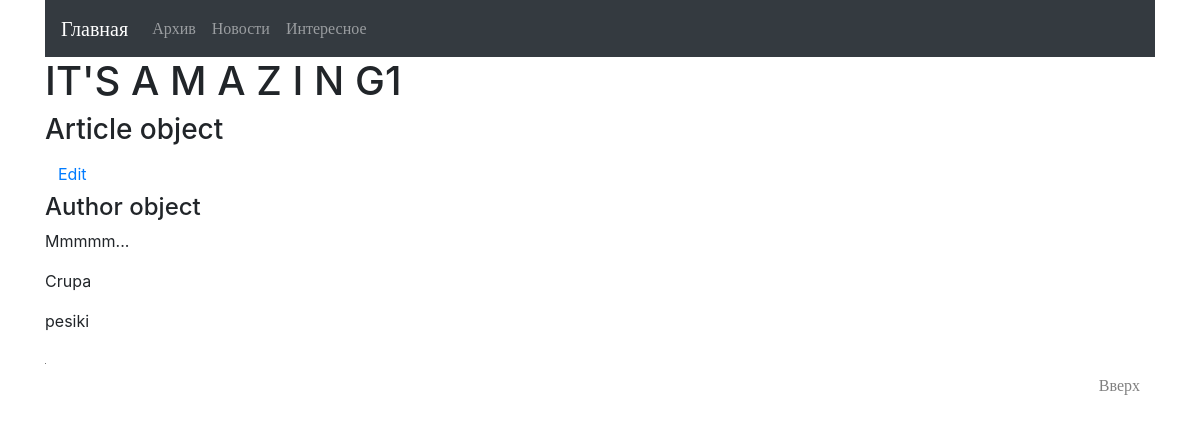
Before: /about/1/ with the older database file.
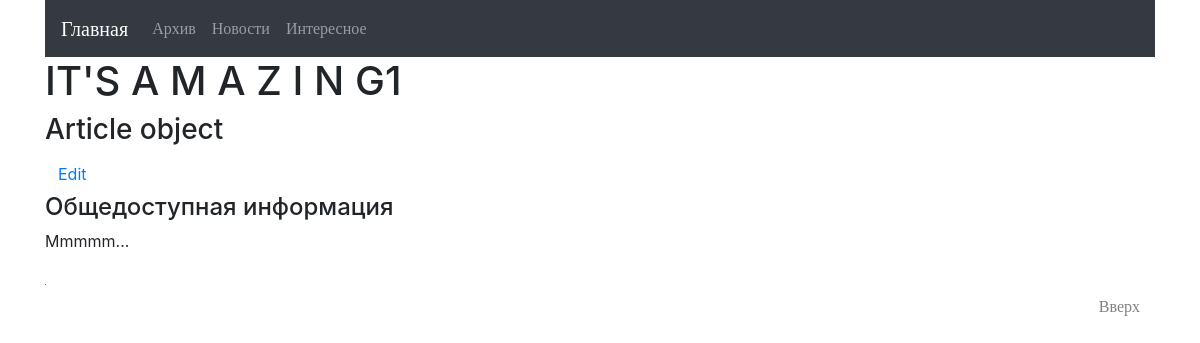
After: the same page with the newer database file.
### news_blog/models.py (models this page shows, shortened)
class Article(models.Model):
    title = models.CharField(max_length=100)
    created_date = models.DateTimeField(default=timezone.now)
    text = models.TextField()
    published_date = models.DateTimeField(
        blank=True, null=True)
    author = models.ForeignKey(Author, on_delete=models.CASCADE)

class Author(models.Model):
    id = models.UUIDField(primary_key=True, default=uuid.uuid4, editable=False)
    name = models.CharField(max_length=50)
    email = models.EmailField()
    def __unicode__(self):
        return self.name

class Comment(models.Model):
    author = models.ForeignKey(Author, on_delete=models.CASCADE)
    article = models.ForeignKey(Article, on_delete=models.CASCADE)
    text = models.TextField(max_length=250)
    published_date = models.DateTimeField(
        blank=True, null=True)

### news_blog/views.py (the view)
# urls.py: path('<int:article_id>/', views.get_article, name='article'),
def get_article(request, article_id):
   try:
       article = Article.objects.get(id=article_id)
       author = Author.objects.filter(article__pk=article_id)
       comment = Comment.objects.filter(article=article)
   except (Article.DoesNotExist, Author.DoesNotExist, Comment.DoesNotExist) as error:
       return HttpResponseNotFound(error)
   return render(request, 'news_blog/news_article.html',
                 {'article': article,
                  'author': author,
                  'comment': comment
                  }
                 )

### news_blog/templates/news_blog/news_article.html
{% extends "news_blog/base.html" %}
{% block title %}IT'S A M A Z I N G{{article.id}}{% endblock %}
{% block content %}
  <div class="row">
       <div class="col-sm">
           <h3>{{ article.title }}</h3>
           <small>
               <a class="btn btn-default" href="{% url 'edit' article_id=article.id %}">
                   Edit
               </a>
           </small>
           <h4>{{ article.author.name }}</h4>
           <p>{{ article.text }}</p>
    </div>
   </div>
 <div class="row">
       <div class="col-sm">
           {% for comm in comment %}
           <p>{{ comm.author }}</p>
           <p>{{ comm.text }}</p>
            {% endfor %}
       </div>
   </div>
{% endblock %}

### news_blog/templates/news_blog/base.html (shortened to what this page needs)
<!DOCTYPE html>
<html lang="en">
<head>
   <link rel="stylesheet" href="https://maxcdn.bootstrapcdn.com/bootstrap/4.0.0/css/bootstrap.min.css">
   <link rel="stylesheet" href="https://maxcdn.bootstrapcdn.com/bootstrap/4.0.0/css/bootstrap.min.css">
   <link href="carousel.css" rel="stylesheet">
</head>
<body  background="https://upload.wikimedia.org/wikipedia/commons/6/66/Rnacap_1av6.png">
<div class="container">
   <header>
    <nav class="navbar navbar-expand-lg navbar-dark bg-dark">
        <a class="navbar-brand" href={% url 'index' %}><font face="Bookman Old Style">Главная</font></a>
 <div class="collapse navbar-collapse" id="navbarCollapse">
   <ul class="navbar-nav mr-auto">
       <li class="nav-item ">
           <a class="nav-link" href={% url 'author' %}><font face="Bookman Old Style">Архив</font></a>
     </li>
        <li class="nav-item ">
            <a class="nav-link" href="#"><font face="Bookman Old Style">Новости</font></a>
     </li>
     <li class="nav-item">
         <a class="nav-link" href={% url 'now' %}><font face="Bookman Old Style">Интересное</font></a>
   </ul>
 </div>
</nav>
</header>
<main role="main">
    <h1>{% block title %}It's fuckin biology, baby{% endblock %}</h1>
    {% block content %}
    {% endblock %}
<div id="myCarousel" class="carousel slide" data-ride="carousel">
        <ol class="carousel-indicators">
          <li data-target="#myCarousel" data-slide-to="0" class="active"></li>
          <li data-target="#myCarousel" data-slide-to="1"></li>
          <li data-target="#myCarousel" data-slide-to="2"></li>
	  <li data-target="#myCarousel" data-slide-to="3"></li>
        </ol>
        <div class="carousel-inner">
          <div class="carousel-item active">
            <div class="container">
              <div class="carousel-caption text-left">
              </div>
            </div>
          </div>
        </div>
        <a class="carousel-control-prev" href="#myCarousel" role="button" data-slide="prev">
          <span class="carousel-control-prev-icon" aria-hidden="true"></span>
        </a>
        <a class="carousel-control-next" href="#myCarousel" role="button" data-slide="next">
          <span class="carousel-control-next-icon" aria-hidden="true"></span>
        </a>
      </div>
      <footer class="container">
          <p class="float-right"><a href="#"><font color="grey" face="Bookman Old Style">Вверх</font></a></p>
      </footer>
    </main>
</div>
  </body>
</html>
</body>

### news_blog/templates/news_blog/base.html (style rules this page uses)
body { background-image:"https://upload.wikimedia.org/wikipedia/commons/6/66/Rnacap_1av6.png"; background-repeat:no-repeat; background-attachment:fixed; }
.container { background-image:"https://upload.wikimedia.org/wikipedia/commons/6/66/Rnacap_1av6.png"; background-repeat:no-repeat; background-attachment:fixed; }

Changed rows visible on the page:
removed Comment: author "Crupa", text "pesiki"
changed through a linked row, Article "Article object": author.name "Author object" → "Общедоступная информация"
